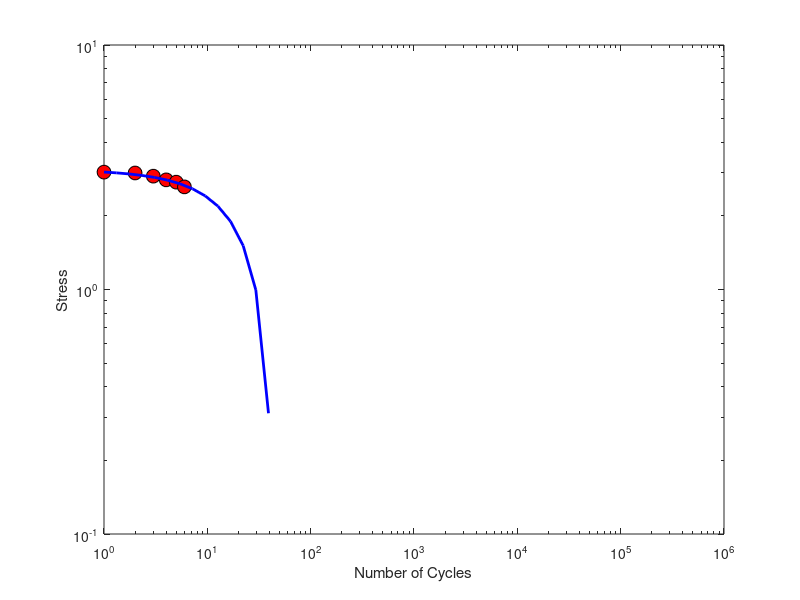

MATLAB code for this plot:
% From the previous analysis, A good plot was found over the log plot
% of:

N = [1 10 100 1000 10000 100000 1000000];
a = [1120 1048 991 809 643 560 425];

% values obtained previously from the vector outpouts of the previous
a1 = -.0712;
b1 = 3.0935;


loglog(log10(N),log10(a),'ko','MarkerSize',10,'MarkerFaceColor','r')
hold on

x=logspace(0,6);
f = a1*x + b1
loglog(x,f,'b-','LineWidth',2);
xlabel('Number of Cycles');
ylabel('Stress');

